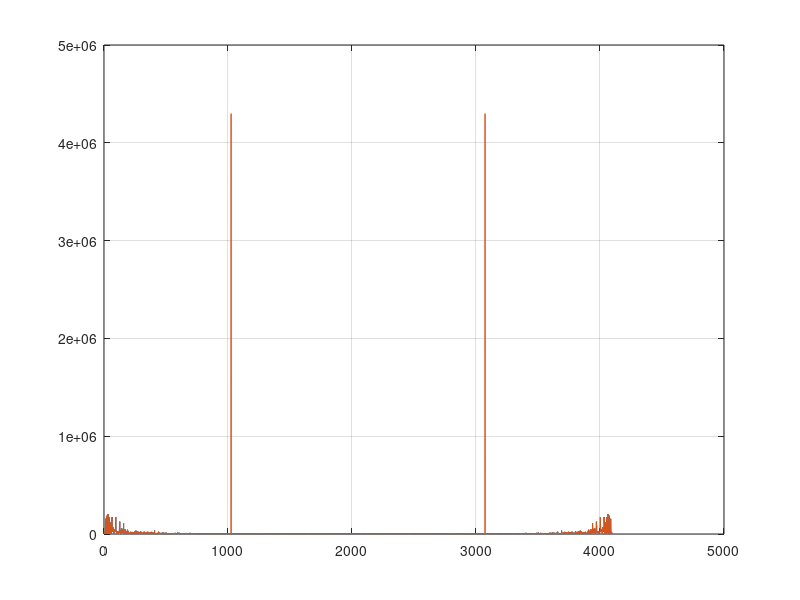

Source code (MATLAB):
clear;
m_meas = load("spi.txt");
m_res = fft(m_meas);
m_res(1) = 0;
plot(abs(m_res));
grid on; hold on;

c_res = load("res_fft_c.txt");
plot(c_res);
